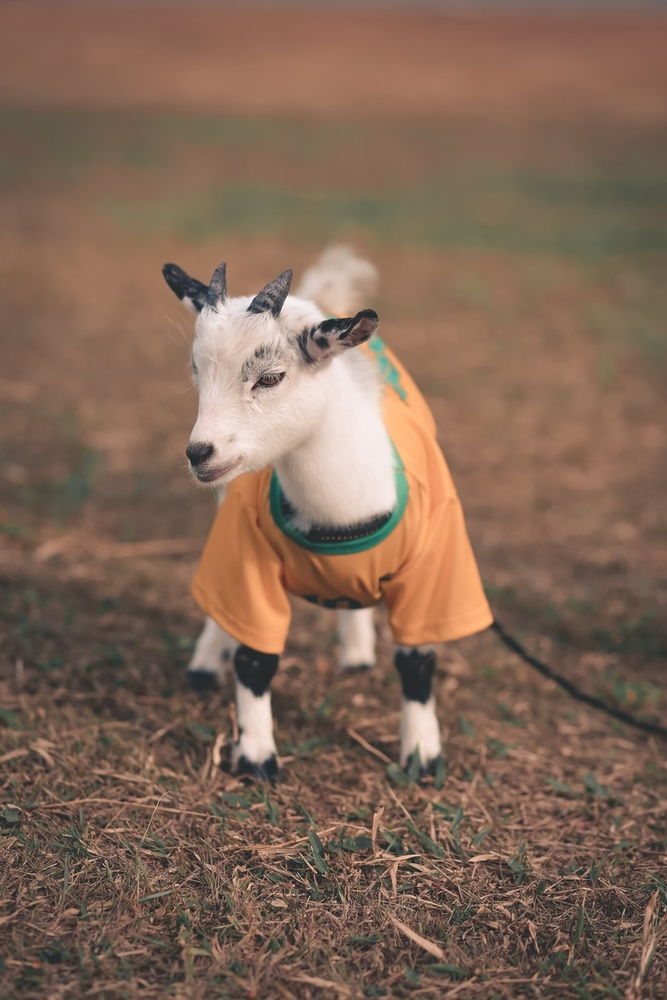
#> input picture assignment3/data/goat.jpeg, 667 x 1000 px, shrunk from 934 x 1401 before the run
$ python main.py
#> lines starting #> are read from the running program, lines starting #| are printed output that depends on the picture
### assignment3/problem1.py
import os
import numpy as np
from PIL import Image
from scipy.signal import convolve2d

#
# Hint: you can make use of this function
# to create Gaussian kernels for different sigmas

"""
def gaussian_kernel(fsize=7, sigma=1):
    _x = _y = (fsize - 1) / 2
    x, y = np.mgrid[-_x:_x + 1, -_y:_y + 1]
    G = np.exp(-0.5 * (x**2 + y**2) / sigma**2)
    return G / (2 * np.pi * sigma**2)"""

# create a normalized gaussian function

def gaussian_kernel(fsize, sigma):
    '''
    Define a Gaussian kernel

    Args:
        fsize: kernel size
        sigma: sigma of Gaussian kernel

    Returns:
        The Gaussian kernel
    '''

    kernel = np.empty((fsize, fsize))
    center = fsize // 2  # definition of the Gaussian kernel center

    for i in range(fsize):
        for j in range(fsize):
            x, y = i - center, j - center  # all pixels subtract the center
            kernel[i, j] = (1/(2*np.pi*sigma**2))*np.exp(-(x ** 2 + y ** 2) / (2 * sigma ** 2))

    return kernel


def normalization(k):
    '''
     normalization of the kernel in interval [-1, 1]

     Args:
         Gaussian kernel

     Returns:
         The normalized Gaussian kernel
     '''

    kern = k.reshape(-1)
    kernel_mean = np.mean(kern)
    kernel = (k - kernel_mean) / (max(kern) - min(kern))

    return kernel


def load_image(path):
    '''
    The input image is a) loaded, b) converted to greyscale, and
     c) converted to numpy array [-1, 1].

    Args:
        path: the name of the inpit image
    Returns:
        img: numpy array containing image in greyscale
    '''
#> called with path = 'data/goat.jpeg'
    # load images and convert to greyscale
    img = np.array(Image.open(path).convert('L'), 'f')
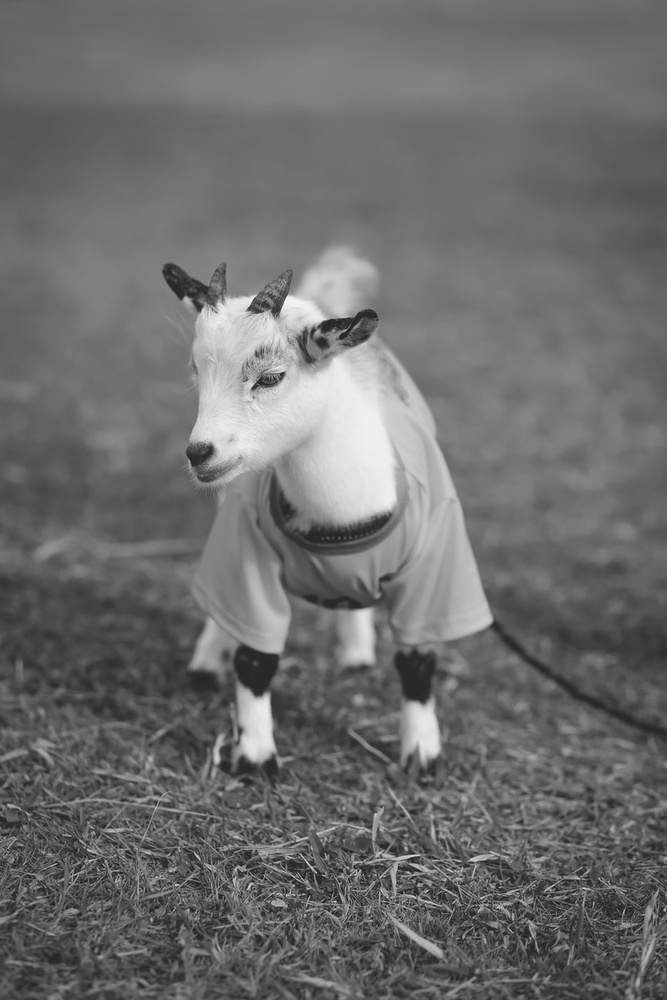
#> img: shape (1000, 667) float32; min 14, max 251, mean 109

    # normalization the image in interval [-1, 1]
    image = img.reshape(-1)
    img_max = max(image)
#> img_max = 251
    img_min = min(image)
#> img_min = 14
    img_mean = np.mean(image)
#> img_mean = 109

    img = (img - img_mean) / (img_max - img_min)

    return img

def smoothed_laplacian(image, sigmas, lap_kernel):
    '''
    Then laplacian operator is applied to the image and
     smoothed by gaussian kernels for each sigma in the list of sigmas.


    Args:
        Image: input image
        sigmas: sigmas specifying the scale
    Returns:
        response: 3 dimensional numpy array. The first (index 0) dimension is for scale
                  corresponding to sigmas
    '''

    img_smooth = np.empty((len(sigmas), image.shape[0], image.shape[1]))

    for i in range(len(sigmas)):
        g_kern = gaussian_kernel(7, sigmas[i])  # create a gaussian kernel, 7*7 kernel
        g_kern = normalization(g_kern)  # normalization of gaussian kernel
        img_smooth[i, :, :] = convolve2d(image, g_kern, boundary='symm', mode='same')
        img_smooth[i, :, :] = convolve2d(img_smooth[i], lap_kernel, boundary='symm', mode='same')

    return img_smooth

def laplacian_of_gaussian(image, sigmas):
    '''
    Then laplacian of gaussian operator for every sigma in the list of sigmas is applied to the image.

    Args:
        Image: input image
        sigmas: sigmas specifying the scale
    Returns:
        response: 3 dimensional numpy array. The first (index 0) dimension is for scale
                  corresponding to sigmas
    '''

    img_LoG = np.empty((len(sigmas), image.shape[0], image.shape[1]))

    for i in range(len(sigmas)):
        kern = LoG_kernel(9, sigmas[i])  # 9*9 kernel
        img_LoG[i, :, :] = convolve2d(image, kern, boundary='symm', mode='same')

    return img_LoG


def difference_of_gaussian(image, sigmas):
    '''
    Then difference of gaussian operator for every sigma in the list of sigmas is applied to the image.

    Args:
        Image: input image
        sigmas: sigmas specifying the scale
    Returns:
        response: 3 dimensional numpy array. The first (index 0) dimension is for scale
                  corresponding to sigmas
    '''

    img_DoG = np.empty((len(sigmas), image.shape[0], image.shape[1]))

    for i in range(len(sigmas)):
        img_DoG[i, :, :] = convolve2d(image, DoG(sigmas[i]), boundary='symm', mode='same')

    return img_DoG

def LoG_kernel(fsize, sigma):
    '''
    Define a LoG kernel.
    Tip: First calculate the second derivative of a gaussian and then discretize it.
    Args:
        fsize: kernel size
        sigma: sigma of guassian kernel

    Returns:
        LoG kernel
    '''
    # Approximation [[0, 0, 1, 0, 0], [0, 1, 2, 1, 0], [1, 2, -16, 2, 1], [0, 1, 2, 1, 0], [0, 0, 1, 0, 0]]

    kernel = np.empty((fsize, fsize))
    center = fsize // 2  # definition of the Gaussian kernel center

    for i in range(fsize):
        for j in range(fsize):
            x, y = i - center, j - center
            # Analytical calculation of the derivative of Gaussian kern
            kernel[i, j] = (-1 / (2 * np.pi * sigma ** 4)) * (np.exp(-(x ** 2 + y ** 2) / (2 * sigma ** 2))) * (
                        2 - (x ** 2 + y ** 2) / sigma ** 2)

    LoG_kern = normalization(kernel)

    return LoG_kern

def blob_detector(response):
    '''
    Find unique extrema points (maximum or minimum) in the response using 9x9 spatial neighborhood
    and across the complete scale dimension.
    Tip: Ignore the boundary windows to avoid the need of padding for simplicity.
    Tip 2: unique here means skipping an extrema point if there is another point in the local window
            with the same value
    Args:
        response: 3 dimensional response from LoG operator in scale space.

    Returns:
        list of 3-tuples (scale_index, row, column) containing the detected points.
    '''

    result = []
#> result = []
    img_ext = {}

    for i in range(0, response.shape[1] - 8):
        for j in range(0, response.shape[2] - 8):
            img_blob = response[:, i:i + 9, j:j + 9]  # 9*9 matrix, there are scale spaces with number "scale_index"
            idx = np.unravel_index(img_blob.argmax(), img_blob.shape)  # get the position of local maximum in 9*9 square
            idx = idx[0], idx[1] + i, idx[2] + j  # the coordinate of the local maximum
            img_ext[idx] = response[idx[0], idx[1], idx[2]]  # dictionary. Keys: position, values: local max
#> after the loop, img_ext = 30793 items

    img_values = [v for v in img_ext.values()]
#> img_values = 30793 items
    img_values = sorted(img_values)
    val_p = np.percentile(img_values, 99.9)  # get the 99.9% count, than larger than this count
#> val_p = 1.03
    img_values = [v for v in img_values if v >= val_p]  # only the 0.1% maximal values remain
#> img_values = 31 values from 1.04 to 1.28

    for k in img_ext.keys():  # return the coordinates of those local maximal points
        for l in range(len(img_values)):
            if img_ext[k] == img_values[l]:
                result.append(k)
#> this loop made 30793 passes
#> k on passes 1 to 3: (0, 5, 8), (2, 6, 17), (0, 6, 19)
#> after the loop, result = 31 items, first 6: (0, 298, 254), (0, 870, 284), (0, 873, 71), (0, 873, 74), (0, 873, 354), (0, 874, 70)

    return result

def DoG(sigma):
    '''
    Define a DoG kernel. Please, use 9x9 kernels.
    Tip: First calculate the two gaussian kernels and return their difference. This is an approximation for LoG.

    Args:
        sigma: sigma of guassian kernel

    Returns:
        DoG kernel
    '''

    sigma_1 = sigma * np.sqrt(2)
    sigma_2 = sigma / np.sqrt(2)
    gaussian_1 = gaussian_kernel(9, sigma_1)
    gaussian_2 = gaussian_kernel(9, sigma_2)
    DoG_kern = gaussian_1 - gaussian_2  # get the kernel
    DoG_kern = normalization(DoG_kern)  # normalization of the kernel also in interval [-1, 1]

    return DoG_kern

def laplacian_kernel():
    '''
    Define a 3x3 laplacian kernel.
    Tip1: I_xx + I_yy
    Tip2: There are two possible correct answers.
    Args:
        none

    Returns:
        laplacian kernel
    '''

    laplace_kern = np.array([[0, 1, 0], [1, -4, 1], [0, 1, 0]])
    # laplace_kern = np.array([[1, 1, 1], [1, -8, 1], [1, 1, 1]])
    # use these two approximations lead to two different results!!!

    return laplace_kern


class Method(object):

    # select one or more options
    REASONING = {
        1: 'it is always more computationally efficient',
        2: 'it is always more precise.',
        3: 'it always has fewer singular points',
        4: 'it can be implemented with convolution',
        5: 'All of the above are incorrect.'
    }

    # [6 lines left out: function answer, not called in this run]

### assignment3/problem2.py
import numpy as np
import matplotlib.pyplot as plt


def load_pts_features(path):
    """ Load interest points and SIFT features.

    Args:
        path: path to the file pts_feats.npz

    Returns:
        pts: coordinate points for two images;
             an array (2,) of numpy arrays (N1, 2), (N2, 2)
        feats: SIFT descriptors for two images;
               an array (2,) of numpy arrays (N1, 128), (N2, 128)
    """

    keys = np.load(path, allow_pickle=True)

    points_img1 = keys['pts'][0]
    points_img2 = keys['pts'][1]
    feats_img1 = keys['feats'][0]
    feats_img2 = keys['feats'][1]

    feats = [feats_img1, feats_img2]
    pts = [points_img1, points_img2]

    return pts, feats

def min_num_pairs():

    return 4

# [237 lines left out: functions pickup_samples, compute_homography, transform_pts, count_inliers, ransac_iters, ransac and 2 more, not called in this run]

### assignment3/main.py
import matplotlib.pyplot as plt
import numpy as np
from PIL import Image


#
# Problem 1
#
import problem1 as p1

def problem1():
    # Replace it with the right range
    sigmas = [0.1, 0.2, 0.3]

    image = p1.load_image("data/goat.jpeg")
    plt.imshow(image)
    plt.show()


    lap_kernel = p1.laplacian_kernel()

    method1_output = p1.blob_detector(p1.smoothed_laplacian(image, sigmas, lap_kernel))
#> method1_output has the same summary as result in blob_detector
    method2_output = p1.blob_detector(p1.laplacian_of_gaussian(image, sigmas))
#> the loop in blob_detector (call 2), `for k in img_ext.keys():` made 59795 passes
#> k on passes 1 to 3: (0, 0, 8), (0, 0, 9), (0, 0, 10)
#> method2_output = 60 items, first 6: (0, 300, 253), (0, 307, 249), (0, 308, 248), (0, 312, 216), (0, 372, 283), (0, 373, 280)
    method3_output = p1.blob_detector(p1.difference_of_gaussian(image, sigmas))
#> method3_output has the same summary as method2_output

#
# Problem 2
#
import problem2 as p2

def problem2():
    """Example code implementing the steps in Problem 2"""

    pts_array, feats_array = p2.load_pts_features('data/pts_feats.npz')
#> (reads assignment3/data/pts_feats.npz from the repository)

    # points and features for image1 and image2
    pts1, pts2 = pts_array
    fts1, fts2 = feats_array

    # Loading images
    img1 = Image.open('data/img1.png')
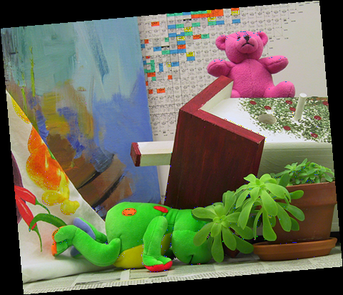
#> input picture assignment3/data/img1.png, 343 x 295 px, shrunk from 481 x 413 before the run
#> img1 is the input picture: PIL image 343x295 RGB; mean R, G, B 106.7, 109.2, 86
    img2 = Image.open('data/img2.png')
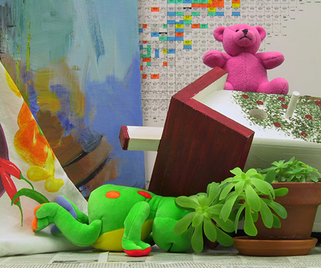
#> input picture assignment3/data/img2.png, 321 x 268 px, shrunk from 450 x 375 before the run
#> img2 is the input picture: PIL image 321x268 RGB; mean R, G, B 126.9, 129.6, 101.8

    im1 = np.array(img1)
    im2 = np.array(img2)

    plt.figure(1)
    plt.subplot(1, 2, 1)
    plt.imshow(im1)
    plt.plot(pts1[:, 0], pts1[:, 1], 'ro', markersize=1.3)
    plt.subplot(1, 2, 2)
    plt.imshow(im2)
    plt.plot(pts2[:, 0], pts2[:, 1], 'ro', markersize=1.3)

    # display algined image
#> (the run stopped early here; a loop or call above may not have finished)
